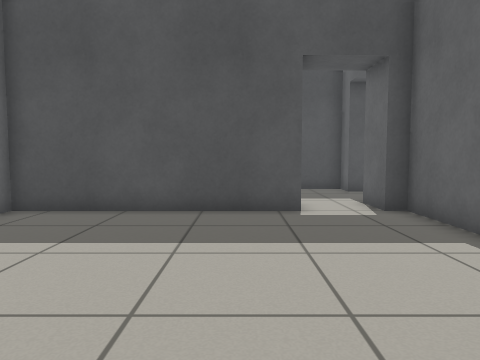
View 1 (above)

16 first-person views from a walk through a world built for the Gazebo simulator. The camera is 0.72 m above the floor, tilts 4° down and sees 70° across. Floor lines are 1 m apart. The floor is counted in squares, 0.5 m on a side. Each view is taken from the middle of a square. On the plan, view 1 faces up. The plan holds only what a view shows up to about 15 squares ahead; the rest is blank. The place goes on beyond the plan.

View 2
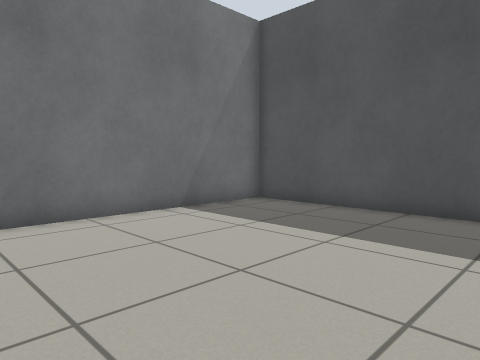

View 3
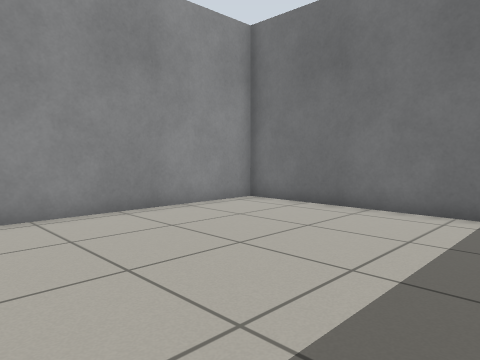

View 4
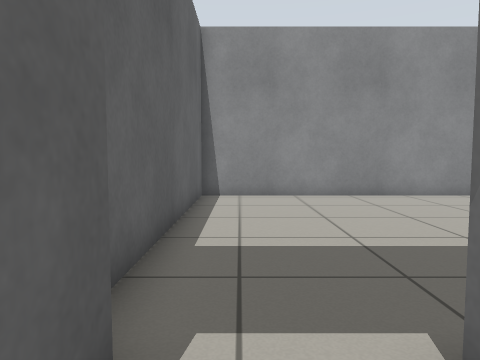

View 5
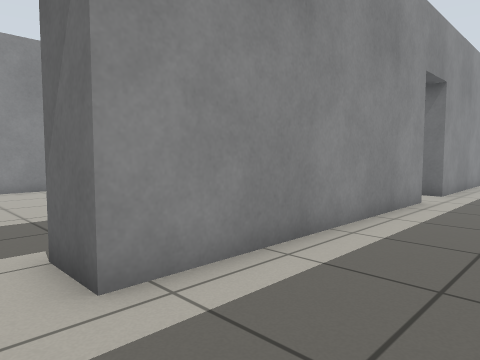

View 6
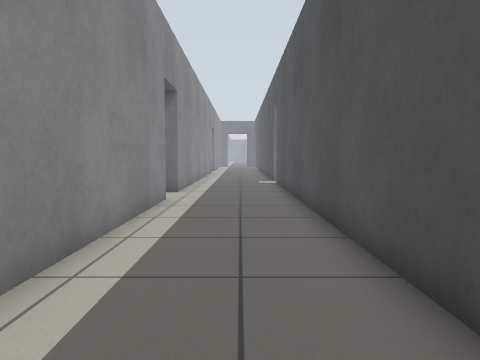

View 7
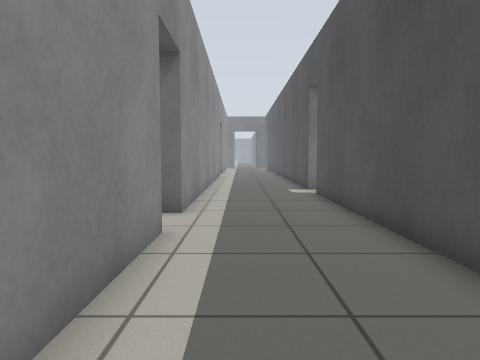

View 8
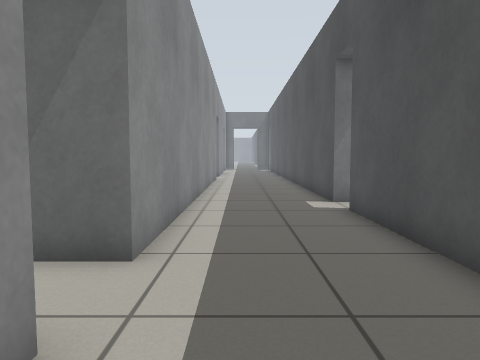

View 9
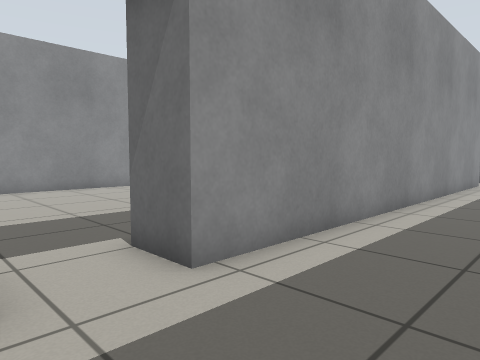

View 10
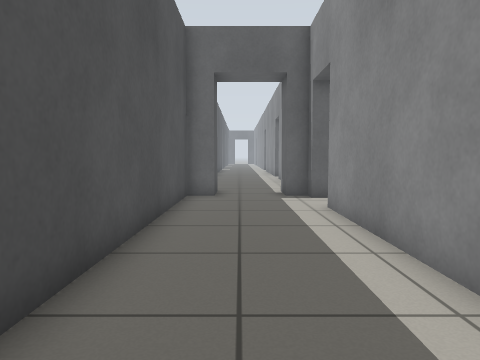

View 11
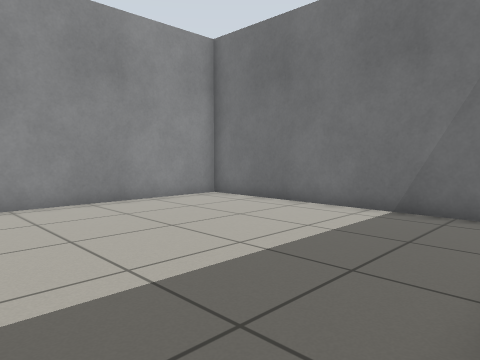

View 12
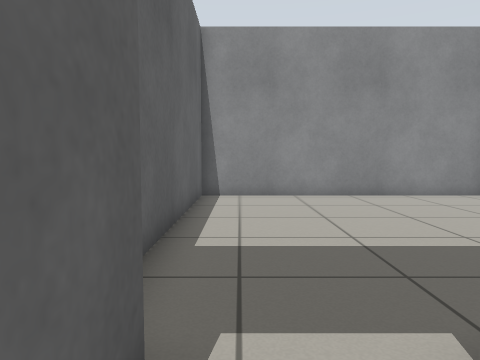

View 13
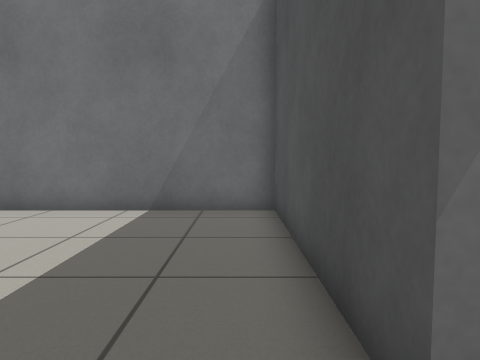

View 14
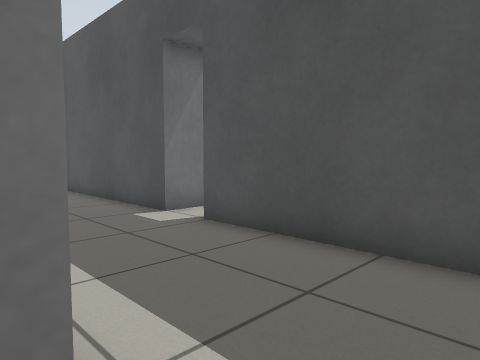

View 15
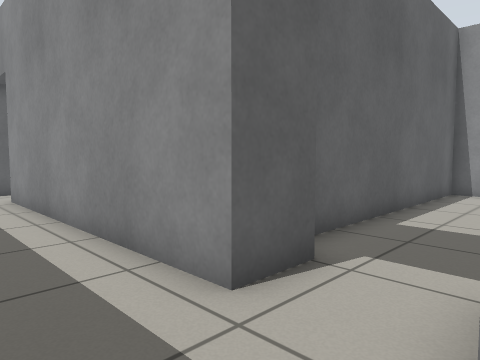

View 16
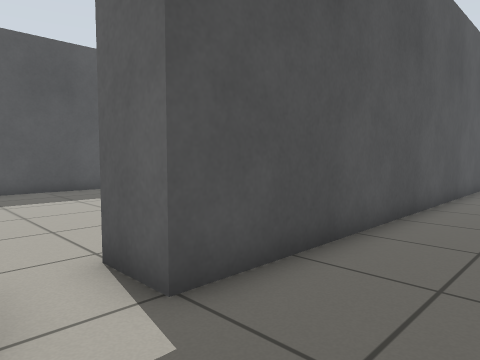

### Floor plan
Ten units are one square. View 1 is at (0, 0); x grows to the right and y downward. Boxes are objects, and circles mark ways between rooms. Rooms are numbered by the first view taken in them; rooms with no view inside come last. Other rooms are left out.
<svg viewBox="-220 -185 269 205">
<path fill="none" stroke="#000" d="M38 -89 38 -105M16 -105 16 -89 -60 -89 -60 15 44 15 44 -89M-84 -105 16 -105M-167 -162 -167 -149 -215 -149M-215 -105 -106 -105M38 -105 44 -105 44 -114M44 -139 44 -149 -151 -149 -151 -166M-84 -89 -84 -105M-106 -105 -106 -89 -180 -89 -180 15 -76 15 -76 -78"/>
<circle cx="30" cy="-110" r="3" fill="#2a7"/>
<circle cx="-95" cy="-110" r="3" fill="#2a7"/>
<text x="-10" y="-40">1</text>
<text x="-90" y="-130">2</text>
<text x="-130" y="-40">3</text>
</svg>
Room 1 opens to room 2. Room 2 opens to room 3.

Where each view was taken, in squares from view 1:
view 1: 0 up, 0 right, facing up
view 2: 0 up, 2 right, facing up-left
view 3: 7 up, 3 right, facing down-left
view 4: 11 up, 3 right, facing down
view 5: 14 up, 3 right, facing down-left
view 6: 13 up, 3 right, facing left
view 7: 12 up, 2 left, facing left
view 8: 12 up, 6 left, facing left
view 9: 14 up, 8 left, facing down-left
view 10: 13 up, 8 left, facing right
view 11: 9 up, 9 left, facing down-left
view 12: 11 up, 9 left, facing down
view 13: 8 up, 9 left, facing left
view 14: 10 up, 9 left, facing up-left
view 15: 13 up, 11 left, facing down-right
view 16: 12 up, 17 left, facing up-right
